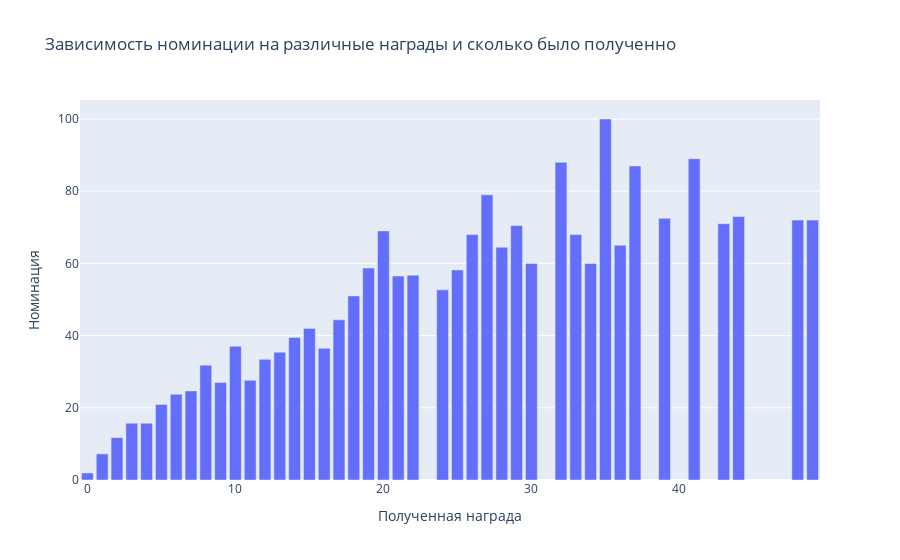

The code cell stored with this chart in its notebook:
### Code cell
nomination_df = df_work[[x for x in df_work.columns if 'awards_nominations' in x] + ['awards_wins']]
sum_nomination = nomination_df.groupby('awards_wins').mean()

fig = go.Figure(data=[go.Bar(name=column, x=sum_nomination.index, y=sum_nomination[column]) for column in sum_nomination.columns])

fig.update_layout(title='Зависимость номинации на различные награды и сколько было полученно', xaxis_title='Полученная награда', yaxis_title='Номинация')
#Зависимость наград от номинаций не только оскора. Как видно кол-во номинаций напрямую коллерирует с их получением, отсюда 
#следует, что чем больше номинаций, то есть вероятность, что от 30 до 40 % этих наград получит картина

### Figure 1 — Plotly figure (JSON) as saved in the notebook; plotly's stock layout.template omitted (floating-point values rounded to 4 significant figures)
{"data": [{"name": "awards_nominations", "type": "bar", "x": [0, 1, 2, 3, 4, 5, 6, 7, 8, 9, 10, 11, 12, 13, 14, 15, 16, 17, 18, 19, 20, 21, 22, 24, 25, 26, 27, 28, 29, 30, 32, 33, 34, 35, 36, 37, 39, 41, 43, 44, 48, 49], "y": [1.956, 7.242, 11.73, 15.73, 15.72, 20.93, 23.75, 24.68, 31.81, 27, 37.06, 27.6, 33.42, 35.42, 39.5, 42, 36.5, 44.38, 51, 58.71, 69, 56.5, 56.75, 52.67, 58.2, 68, 79, 64.5, 70.5, 60, 88, 68, 60, 100, 65, 87, 72.5, 89, 71, 73, 72, 72]}], "layout": {"title": {"text": "Зависимость номинации на различные награды и сколько было полученно"}, "xaxis": {"title": {"text": "Полученная награда"}}, "yaxis": {"title": {"text": "Номинация"}}}}
